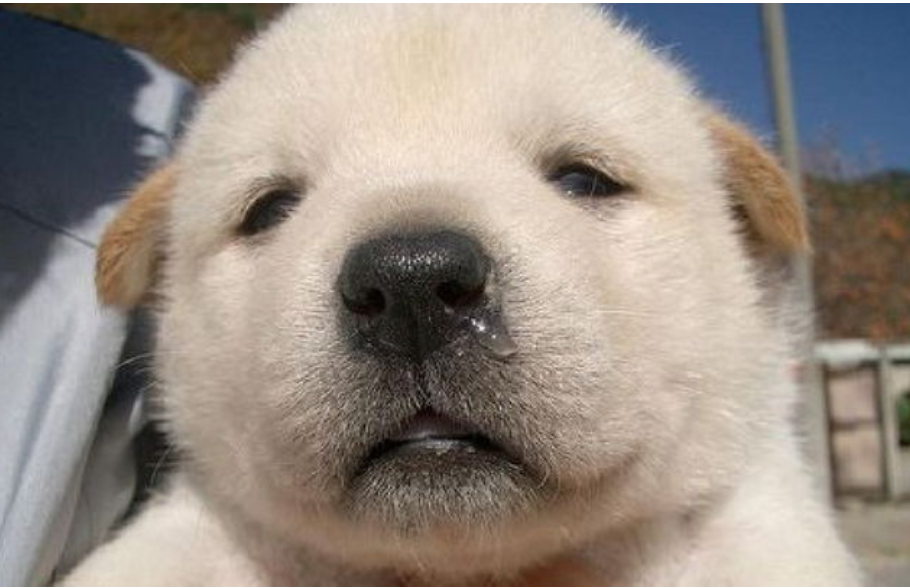
#> input picture dog.png, 910 x 588 px
$ python 7_imageMasking.py
#> lines starting #> are read from the running program, lines starting #| are printed output that depends on the picture; after the words box and inside, x2 and y2 are one past the last pixel; in counts of white or black regions, pixels touching at a corner belong together
import cv2
import numpy as np
img = cv2.imread("dog.png")
#> img is the input picture: shape (588, 910, 3); mean B, G, R 132, 140.5, 150.5
print("width: {} pixels".format(img.shape[1]))
#| width: 910 pixels
print("height: {} pixels".format(img.shape[0]))
#| height: 588 pixels
print("channels: {}".format(img.shape[2]))
#| channels: 3

(height, width) = img.shape[:2]
#> height = 588; width = 910
center = (width//2, height//2)
#> center = (455, 294)
print(center)
#| (455, 294)
cv2.imshow("dog", img)

mask = np.zeros(img.shape[:2], dtype="uint8")
#height와 width 영역을 .zero(까맣게) 채운다.
cv2.circle(mask, center, 100, (255,255,255), -1) # -1은 다 채운다는 의미.
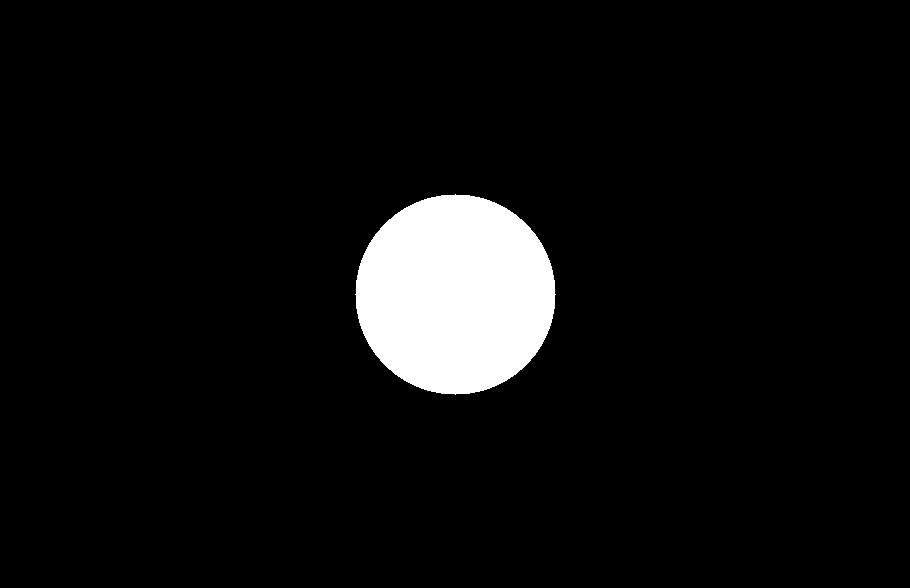
#> mask: shape (588, 910); 5.9% white; 1 white region, box (x1, y1, x2, y2) and area: (355, 194, 556, 395) 31417
cv2.imshow("Mask", mask)

# Bitwise operation.
masked = cv2.bitwise_and(img, img, mask=mask) # 어차피 논리합이니까 img 중복 상관없다.
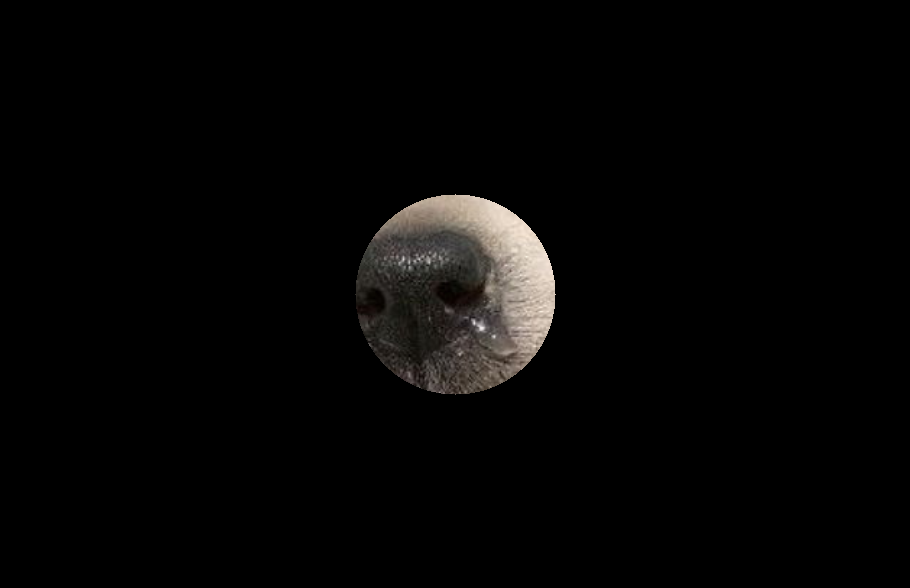
#> masked: shape (588, 910, 3); mean B, G, R 5, 5.4, 5.9
cv2.imshow("Masked dog", masked)

# Image blending 한번 살펴보기

cv2.waitKey(0)
cv2.destroyAllWindows()
